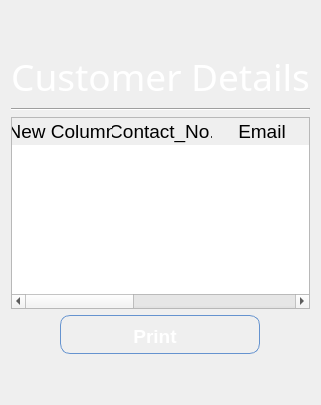
            <widget class="QWidget" name="customer_Details_Page">
             <layout class="QVBoxLayout" name="verticalLayout_6">
              <item>
               <spacer name="verticalSpacer_9">
                <property name="orientation">
                 <enum>Qt::Vertical</enum>
                </property>
                <property name="sizeType">
                 <enum>QSizePolicy::Preferred</enum>
                </property>
                <property name="sizeHint" stdset="0">
                 <size>
                  <width>20</width>
                  <height>40</height>
                 </size>
                </property>
               </spacer>
              </item>
              <item>
               <widget class="QLabel" name="label_26">
                <property name="font">
                 <font>
                  <family>Snap ITC</family>
                  <pointsize>28</pointsize>
                 </font>
                </property>
                <property name="styleSheet">
                 <string notr="true">background:transparent;
color: rgb(255, 255, 255);</string>
                </property>
                <property name="text">
                 <string>Customer Details</string>
                </property>
                <property name="alignment">
                 <set>Qt::AlignCenter</set>
                </property>
               </widget>
              </item>
              <item>
               <widget class="Line" name="line_14">
                <property name="orientation">
                 <enum>Qt::Horizontal</enum>
                </property>
               </widget>
              </item>
              <item>
               <widget class="QTableWidget" name="customer_Details_Table">
                <property name="font">
                 <font>
                  <pointsize>14</pointsize>
                  <weight>50</weight>
                  <bold>false</bold>
                 </font>
                </property>
                <property name="styleSheet">
                 <string notr="true">background-image: url(:/newPrefix/buttoooo.png);
QTableWidget{background-color: #e49e00;font: 75 12pt &quot;Rockwell&quot;}
QTableWidget:item:hover{ background-color: #fee103 }
QTableWidget:item:pressed{ background-color: #ff0000 }
QHeaderView{
Background-color:#e49e00;border-radius:15px;}
QHeaderView::section:horizontal
{
    border-top: 0px solid #fffff8;
font: 75 14pt &quot;MS Shell Dlg 2&quot;;
}

QHeaderView::section:vertical
{
    border-left: 0px solid #fffff8;
font: 75 14pt &quot;MS Shell Dlg 2&quot;;
}</string>
                </property>
                <column>
                 <property name="text">
                  <string>New Column</string>
                 </property>
                </column>
                <column>
                 <property name="text">
                  <string>Contact_No.</string>
                 </property>
                </column>
                <column>
                 <property name="text">
                  <string>Email</string>
                 </property>
                </column>
                <column>
                 <property name="text">
                  <string>Address</string>
                 </property>
                </column>
                <column>
                 <property name="text">
                  <string>Gender</string>
                 </property>
                </column>
               </widget>
              </item>
              <item>
               <layout class="QHBoxLayout" name="horizontalLayout_9">
                <item>
                 <widget class="QPushButton" name="customer_Details_Print_Btn">
                  <property name="minimumSize">
                   <size>
                    <width>200</width>
                    <height>0</height>
                   </size>
                  </property>
                  <property name="maximumSize">
                   <size>
                    <width>100</width>
                    <height>16777215</height>
                   </size>
                  </property>
                  <property name="font">
                   <font>
                    <family>Arial</family>
                    <pointsize>14</pointsize>
                    <weight>75</weight>
                    <italic>false</italic>
                    <bold>true</bold>
                   </font>
                  </property>
                  <property name="styleSheet">
                   <string notr="true">QPushButton:hover{
 background-image: url(:/newPrefix/img3.jpg);
       /* background:  qlineargradient(x1 : 0, y1 : 0, x2 : 0, y2 :   1, stop :   0.0 #ffd9aa,
                stop :   0.5 #ffbb6e, stop :   0.55 #feae42, stop :   1.0 #fedb74);*/
}

QPushButton {
        border: 1px solid #6593cf;
		border-width: 1px;
        border-radius: 10px;
        padding: 5px 15px 2px 5px;
        background:transparent;/* qlineargradient(x1 : 0, y1 : 0, x2 : 0, y2 :   1, stop :   0.0 #f5f9ff,
                stop :   0.5 #c7dfff, stop :   0.55 #afd2ff, stop :   1.0 #c0dbff);*/
       color: rgb(255, 255, 255);
		
	font: 75 14pt &quot;MS Shell Dlg 2&quot;;
        font: bold large &quot;Arial&quot;;
        height: 30px;
}




QPushButton:pressed {
        /*  background: qlineargradient(x1 : 0, y1 : 0, x2 : 0, y2 :   1, stop :   0.0 #c0dbff,
        stop :   0.5 #cfd26f, stop :   0.55 #c7df6f, stop :   1.0 #f5f9ff);*/
	    background-image: url(:/newPrefix/Img1.jpg);
        padding-top: 2px;
        padding-left: 3px;

}


QPushButton:on {
        background: qlineargradient(x1 : 0, y1 : 0, x2 : 0, y2 :   1, stop :   0.0 #5AA72D,
        stop :   0.5 #B3E296, stop :   0.55 #B3E296, stop :   1.0 #f5f9ff);
        padding-top: 2px;
        padding-left: 3px;
}

QPushButton:disabled {
        background: transparent #e5e9ee;
        padding-top: 2px;        
        padding-left: 3px;
        color: black;
}</string>
                  </property>
                  <property name="text">
                   <string>Print</string>
                  </property>
                 </widget>
                </item>
               </layout>
              </item>
              <item>
               <spacer name="verticalSpacer_49">
                <property name="orientation">
                 <enum>Qt::Vertical</enum>
                </property>
                <property name="sizeType">
                 <enum>QSizePolicy::Preferred</enum>
                </property>
                <property name="sizeHint" stdset="0">
                 <size>
                  <width>20</width>
                  <height>40</height>
                 </size>
                </property>
               </spacer>
              </item>
             </layout>
            </widget>
